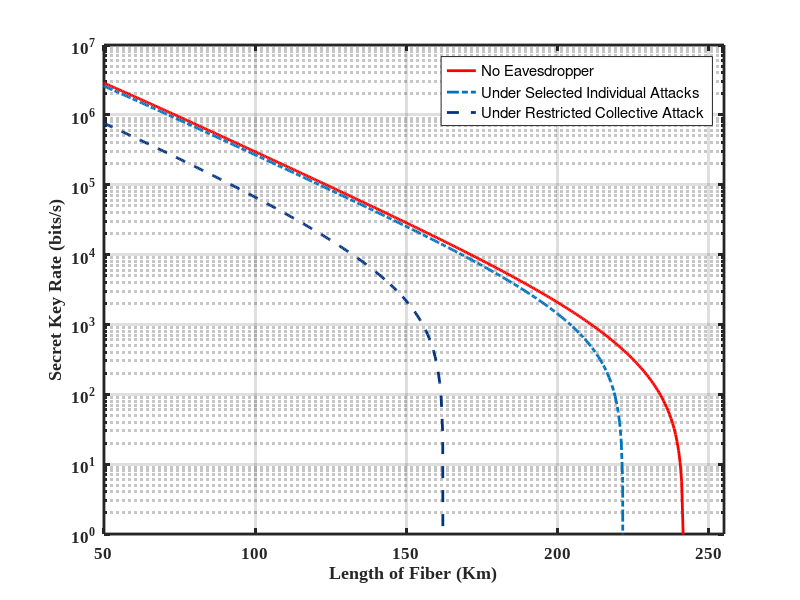

Write the MATLAB code that produced this figure.
clc; clear;
% parameters
mu = 0.5; % Mean Number of Photons/Pulse
alpha = 0.2; % Attenuation in fiber in dB/Km
delta_f = 1e3; % Linewidth in Hz
d_t = 1e-9; % 1/Bit rate
R_b = 1e9; % Bit Rate
L = 0:0.5:260; % Length of Fiber in Km
t_B = 0.5; % Transmittance of BS
loss_MZI = 1 * 10^(-0.2); % 2 dB loss in MZI
theta = 0; % Phase difference of two consecutive pulses
eta = 0.2; % Efficiency of Detectror
P_d = 2e-7; % Dark Cout Probability/Pulse Detector
t_d = 10e-9; % Dead Time in Detector
t_BSE = 0.8 %Transmittance of Eve's BS
f_decoy = 0.2; % Probability used to generate the decoy state
duty_cycle_TTL = 0.75; % Duty cycle of TTL pulses
f = 1.16;
% Phase Noise at LASER
sigma = sqrt(2*pi*delta_f*d_t);
%Channel transmittance
eta_channel = 10.^(- alpha * L /10);
Photon_count_after_channel = mu * 10.^(- alpha * L /10) * R_b;
%% DATA LINE %%
% After Beam Splitter
Photon_count_after_BS = mu * 10.^(- alpha * L /10)* R_b * t_B;
% Photon Counts considering the SPD efficiency and dark count rate
Photon_count_after_D_d = Photon_count_after_BS .* eta + P_d * R_b;
% Effective time difference between two consecutive pulses at data line
effective_time_difference_D_d = 1./(Photon_count_after_D_d) + t_d;
% Considering the Duty Cycle of TTL Pulses at D_d
effective_counts_D_d = ((1./effective_time_difference_D_d)).* duty_cycle_TTL;
% QBER
Q_data_0 = (P_d*R_b - P_d*R_b*(1- exp(-mu.*eta_channel*eta*t_B)))./(effective_counts_D_d);
Q_data = (P_d*R_b - P_d*R_b*(1- exp(-mu.*eta_channel*eta*t_B)))./(effective_counts_D_d).*100;
%% MONITORING LINE%%
% After Beam Splitter
Photon_count_after_BS = mu * 10.^(- alpha * L /10)* R_b * (1-t_B);
% Photon Counts after MZI
Photon_Count_MZI_Upper = loss_MZI * mu * 10.^(- alpha * L /10)*  R_b * (1-t_B) * ((1+ 1*exp(-(sigma.^2)./2) * cos(theta))/2);
Photon_Count_MZI_Lower = loss_MZI * mu * 10.^(- alpha * L /10)*  R_b * (1-t_B) * ((1- 1*exp(-(sigma.^2)./2) * cos(theta))/2);
% No. of Photons reach at the SPDs
Photon_Count_before_SPD_0 = Photon_Count_MZI_Upper;
Photon_Count_before_SPD_1 = Photon_Count_MZI_Lower;
% Photon Couts considering the SPD efficiency and dark count rate
Photon_Count_after_SPD_0 = Photon_Count_before_SPD_0 * eta + P_d * R_b;
Photon_Count_after_SPD_1 = Photon_Count_before_SPD_1 * eta + P_d * R_b;
% Effective time difference between two consecutive pulses
effective_time_difference_SPD_0 = 1./(Photon_Count_after_SPD_0) + t_d;
effective_time_difference_SPD_1 = 1./(Photon_Count_after_SPD_1) + t_d;
% Considering the Duty Cycle of TTL Pulses
effective_counts_SPD_0 = ((1./effective_time_difference_SPD_0))* duty_cycle_TTL;
effective_counts_SPD_1 = ((1./effective_time_difference_SPD_1))* duty_cycle_TTL;
% Considering the Probability factor
total_counts_D_M1 = ((1./effective_time_difference_SPD_0))* duty_cycle_TTL * (2.*f_decoy + (1-f_decoy).^2./2);
total_counts_D_M2 = ((1./effective_time_difference_SPD_1))* duty_cycle_TTL * (2.*f_decoy + (1-f_decoy).^2./2);
% Visibility
V = (total_counts_D_M1 - total_counts_D_M2)./(total_counts_D_M1 + total_counts_D_M2);
% No of counts after Sifting
R_s = effective_counts_D_d * (1 - f_decoy);
% Binary entropy function with edge case handling
H2 = @(x) -(x .* log2(x) + (1 - x) .* log2(1 - x));
H2 = @(x) real((x==0 | x==1).*0 + (x>0 & x<1).*H2(x));
% No Attack
I_Eve0 = zeros(size(L));
R0 = R_s .* (1 - f.*H2(Q_data_0) - I_Eve0);
R0(R0<=0)=eps;
% Only BS Attack
I_Eve_BS = mu*(1-t_BSE).*10^(-0.2*1/10);
% Only IR Attack
I_Eve_IR = (1-V).*(1+exp(-mu.*eta_channel))./(2*exp(-mu.*eta_channel));
% Under BS and IR Attack
I_Eve_Individual = I_Eve_BS + I_Eve_IR;
R_Individual = R_s .* (1 - f.*H2(Q_data_0) - I_Eve_Individual);
R_Individual(R_Individual<=0)=eps;
%Overlap
Delta = (2.*V - 1).*exp(-mu) - 2.*sqrt(1 - exp(-2.*mu)).*sqrt(V.*(1 - V));
%Holevo Information under restricted collective attacks
zeta_COW = Q_data_0 + (1 - Q_data_0).*H2((1 + Delta)./2);
R_Collective = R_s .* (1 - f.*H2(Q_data_0) - zeta_COW);
R_Collective(R_Collective<=0)=eps;
figure;
semilogy(L, R0,'Color',[1.00 0.00 0.00], 'LineStyle','-',  'LineWidth',2); hold on;
semilogy(L, R_Individual,'Color',[0.00 0.45 0.74], 'LineStyle','-.', 'LineWidth',2);
semilogy(L, R_Collective,'Color',[0.00 0.20 0.50], 'LineStyle','--', 'LineWidth',2);
xlabel('Length of Fiber (Km)' , 'FontName', 'Times New Roman','FontSize', 13,'FontWeight', 'bold');
ylabel('Secret Key Rate (bits/s)' , 'FontName', 'Times New Roman','FontSize', 13,'FontWeight', 'bold');
legend('No Eavesdropper','Under Selected Individual Attacks','Under Restricted Collective Attack','Location','northeast');
grid on;
xlim([50 255]);
ylim([1e0 1e7]);
ax_main = gca;
box on;
set(gca, 'FontName', 'Times New Roman','FontWeight', 'bold', 'FontSize', 12,'LineWidth', 2);
hold off;
